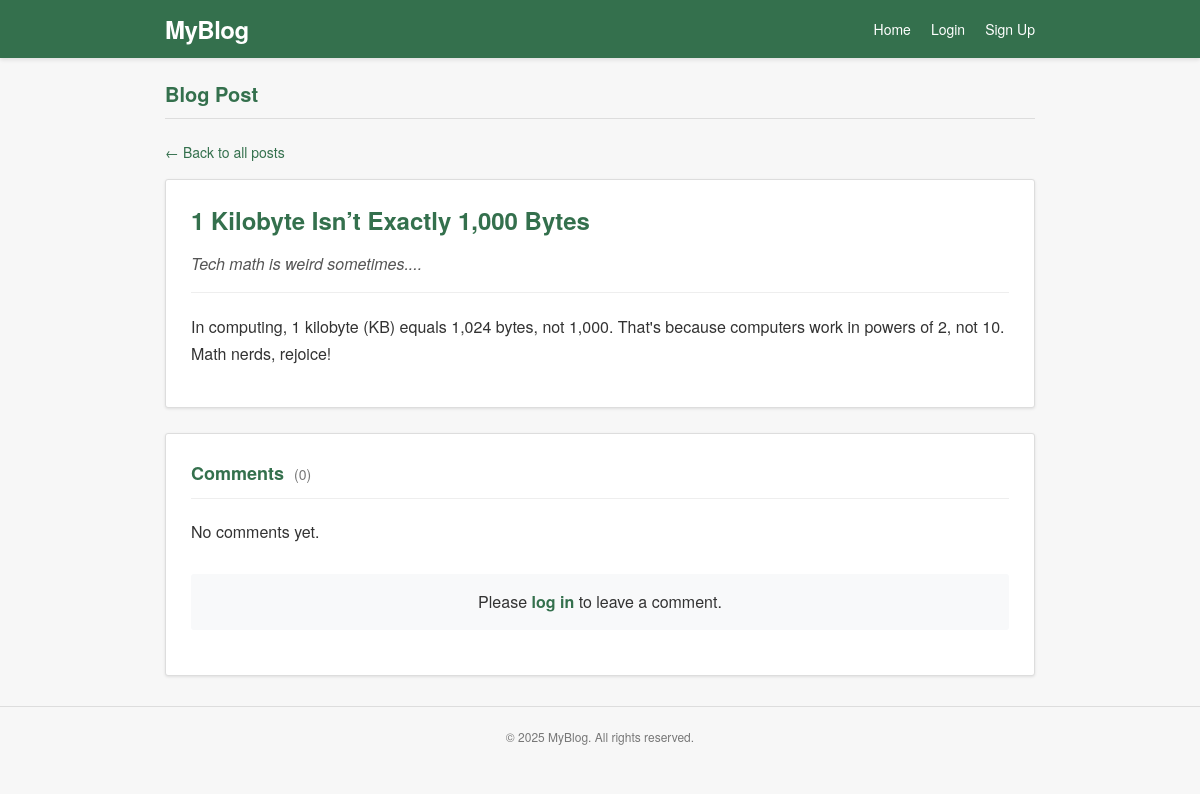
Screenshot of /15/ with the database file from the repository.
### posts/models.py (models this page shows, shortened)
class Post(models.Model):
    title = models.CharField(max_length=200)
    description = models.TextField()
    content = models.TextField()
    author = models.ForeignKey(User, on_delete=models.CASCADE, related_name='posts', null=True, blank=True)
    created_at = models.DateTimeField(null=True, blank=True)

### posts/views.py (the view)
# urls.py: path("<int:pk>/", PostDetailView.as_view(), name="post_detail"),
class PostDetailView(DetailView):
    model = Post
    template_name = "posts/post_detail.html"
    def get_context_data(self, **kwargs):
        context = super().get_context_data(**kwargs)
        context['comments'] = self.object.comments.all()
        return context

### posts/templates/posts/post_detail.html (shortened to what this page needs)
<!DOCTYPE html>
<html lang="en">
<head>
</head>
<body>
    <header class="header">
        <div class="header-container">
            <div class="logo"><a href="{% url 'post_list' %}">MyBlog</a></div>
            <div class="nav-links">
                <a href="{% url 'post_list' %}" class="nav-link">Home</a>
                {% if user.is_authenticated %}
                    <a href="{% url 'logout' %}" class="nav-link">Logout ({{ user.username }})</a>
                {% else %}
                    <a href="{% url 'login' %}" class="nav-link">Login</a>
                    <a href="{% url 'signup' %}" class="nav-link">Sign Up</a>
                {% endif %}
            </div>
        </div>
    </header>
    <main class="container">
        <h1 class="page-title">Blog Post</h1>
        <a href="{% url 'post_list' %}" class="back-link">← Back to all posts</a>
        <article class="post-detail">
            <h2 class="post-title">{{ object.title }}</h2>
            <p class="post-description">{{ object.description }}</p>
            <div class="post-content">{{ object.content|linebreaks }}</div>
        </article>
        <section class="comments-section">
            <h3 class="comments-title">Comments <span class="comment-count">({{ comments|length }})</span></h3>
            <div class="comment-list">
                {% for comment in comments %}
                    <div class="comment">
                        <div class="comment-header">
                            <span class="comment-author">{{ comment.author_name }}</span>
                            <span class="comment-date">{{ comment.created_at|date:"F d, Y" }}</span>
                        </div>
                        <div class="comment-body">{{ comment.content }}</div>
                    </div>
                {% empty %}
                    <p>No comments yet.</p>
                {% endfor %}
            </div>
            {% if user.is_authenticated %}
                <h4 class="comment-form-title">Add a Comment</h4>
                <form class="comment-form" method="post" action="{% url 'add_comment' post.pk %}">
                    {% csrf_token %}
                    <div class="form-group">
                        <label class="form-label" for="content">Comment</label>
                        <textarea class="form-textarea" id="content" name="content" required></textarea>
                    </div>
                    <button type="submit" class="form-submit">Submit Comment</button>
                </form>
            {% else %}
                <div class="login-to-comment">
                    <p>Please <a href="{% url 'login' %}">log in</a> to leave a comment.</p>
                </div>
            {% endif %}
        </section>
    </main>
    <footer class="footer">
        <p>© {% now "Y" %} MyBlog. All rights reserved.</p>
    </footer>
</body>
</html>

### posts/templates/posts/post_detail.html (style rules this page uses)
* { margin: 0; padding: 0; box-sizing: border-box; }
body { font-family: 'Lucida Grande', 'Frutiger', 'Helvetica Neue', Arial, sans-serif; background-color: #f7f7f7; color: #333; line-height: 1.6; }
.header { background-color: #34704D; color: white; padding: 10px 0; box-shadow: 0 2px 4px rgba(0, 0, 0, 0.1); }
.header-container { max-width: 900px; margin: 0 auto; padding: 0 15px; display: flex; justify-content: space-between; align-items: center; }
.logo { font-size: 24px; font-weight: bold; letter-spacing: -0.5px; }
.logo a { color: white; text-decoration: none; }
.nav-links { display: flex; gap: 20px; }
.nav-link { color: white; text-decoration: none; font-size: 14px; }
.container { max-width: 900px; margin: 20px auto; padding: 0 15px; }
.page-title { color: #34704D; margin-bottom: 20px; font-size: 20px; font-weight: bold; padding-bottom: 8px; border-bottom: 1px solid #ddd; }
.back-link { display: inline-block; margin-bottom: 15px; color: #34704D; text-decoration: none; font-size: 14px; }
.post-detail { background-color: white; border: 1px solid #ddd; border-radius: 3px; padding: 25px; box-shadow: 0 1px 3px rgba(0, 0, 0, 0.1); margin-bottom: 25px; }
.post-title { color: #34704D; font-size: 24px; margin-bottom: 15px; line-height: 1.3; }
.post-description { color: #555; font-size: 16px; font-style: italic; margin-bottom: 20px; padding-bottom: 15px; border-bottom: 1px solid #eee; }
.post-content { font-size: 16px; line-height: 1.7; color: #333; }
.post-content p { margin-bottom: 15px; }
.comments-section { background-color: white; border: 1px solid #ddd; border-radius: 3px; padding: 25px; box-shadow: 0 1px 3px rgba(0, 0, 0, 0.1); margin-bottom: 25px; }
.comments-title { color: #34704D; font-size: 18px; margin-bottom: 20px; padding-bottom: 10px; border-bottom: 1px solid #eee; }
.comment-count { color: #777; font-size: 14px; font-weight: normal; margin-left: 5px; }
.comment-list { margin-bottom: 30px; }
.login-to-comment { text-align: center; padding: 15px; background-color: #f8f9fa; border-radius: 3px; margin-bottom: 20px; }
.login-to-comment a { color: #34704D; text-decoration: none; font-weight: bold; }
.footer { text-align: center; padding: 20px 15px; margin-top: 30px; color: #777; font-size: 12px; border-top: 1px solid #ddd; }

### rows the page displays
Post: title "1 Kilobyte Isn’t Exactly 1,000 Bytes", description "Tech math is weird sometimes....", content "In computing, 1 kilobyte (KB) equals 1,024 bytes, not 1,000. That's because computers work in powers of 2, not 10. Math nerds, rejoice!"

### other values shown
{{ comments|length }} "0"
